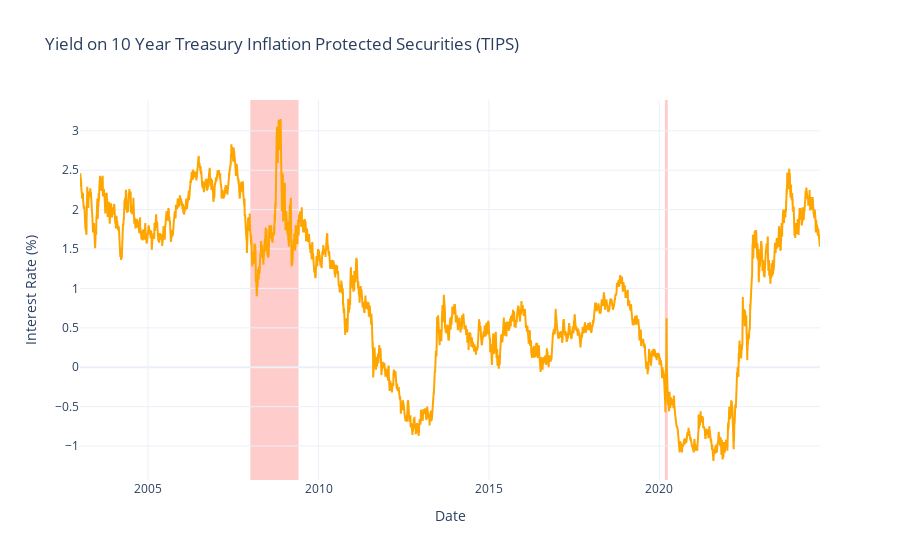

This figure's notebook cell:
### Markdown cell above
#### **Real Yields on US Treasuries**

### Code cell
us_recession_df = us_recession.to_frame(name="recession")
us_recession_df = us_recession_df["2003-01-02":]
us_recession_df['start_recession'] = (us_recession_df['recession'] == 1) & (us_recession_df['recession'].shift(1) == 0)
us_recession_df['end_recession'] = (us_recession_df['recession'] == 1) & (us_recession_df['recession'].shift(-1) == 0)

# Initialize variables to hold the start and end of recessions
recession_periods = []
start_date = None

# Identify the start and end dates of recessions
for date, row in us_recession_df.iterrows():
    if row['start_recession']:
        start_date = date
    if row['end_recession'] and start_date is not None:
        end_date = date
        recession_periods.append((start_date, end_date))
        start_date = None  # Reset start_date for the next period


real_yields = fred.get_series("DFII10")
real_yields = pd.DataFrame(real_yields,columns = ["real_yield"])
real_yields = real_yields.dropna()

# Create a subplot with 2 rows
fig = make_subplots(rows=1, cols=1, vertical_spacing=0.1)

# Add the trace for 3 Month Treasury to the first subplot
fig.add_trace(go.Scatter(
    x=real_yields.index, 
    y=real_yields["real_yield"], 
    mode='lines', 
    name="3 Month - Treasury",
    line=dict(color="orange")
), row=1, col=1)

for start, end in recession_periods:
    fig.add_vrect(
        x0=start, x1=end,
        fillcolor="red", opacity=0.2,
        layer="below", line_width=0,
        row=1, col=1
    )


# fig.update_xaxes(title_text="Date", row=1, col=1,title_font=dict(size=18))
fig.update_layout(
    title="Yield on 10 Year Treasury Inflation Protected Securities (TIPS)",
    yaxis_title="Interest Rate (%)",
    xaxis_title = "Date",
    template="plotly_white",
    legend_title="T Bills",
)

### Figure 1 — Plotly figure (JSON) as saved in the notebook; plotly's stock layout.template omitted (floating-point values rounded to 4 significant figures; data arrays with more than 128 entries replaced by an {"elided": "..."} marker saying what was removed)
{"data": [{"line": {"color": "orange"}, "mode": "lines", "name": "3 Month - Treasury", "type": "scatter", "x": {"elided": "5434 str values"}, "xaxis": "x", "y": {"elided": "5434 float values"}, "yaxis": "y"}], "layout": {"legend": {"title": {"text": "T Bills"}}, "shapes": [{"fillcolor": "red", "layer": "below", "line": {"width": 0}, "opacity": 0.2, "type": "rect", "x0": "2008-01-01T00:00:00", "x1": "2009-06-01T00:00:00", "xref": "x", "y0": 0, "y1": 1, "yref": "y domain"}, {"fillcolor": "red", "layer": "below", "line": {"width": 0}, "opacity": 0.2, "type": "rect", "x0": "2020-03-01T00:00:00", "x1": "2020-04-01T00:00:00", "xref": "x", "y0": 0, "y1": 1, "yref": "y domain"}], "title": {"text": "Yield on 10 Year Treasury Inflation Protected Securities (TIPS)"}, "xaxis": {"anchor": "y", "domain": [0, 1], "title": {"text": "Date"}}, "yaxis": {"anchor": "x", "domain": [0, 1], "title": {"text": "Interest Rate (%)"}}}}
